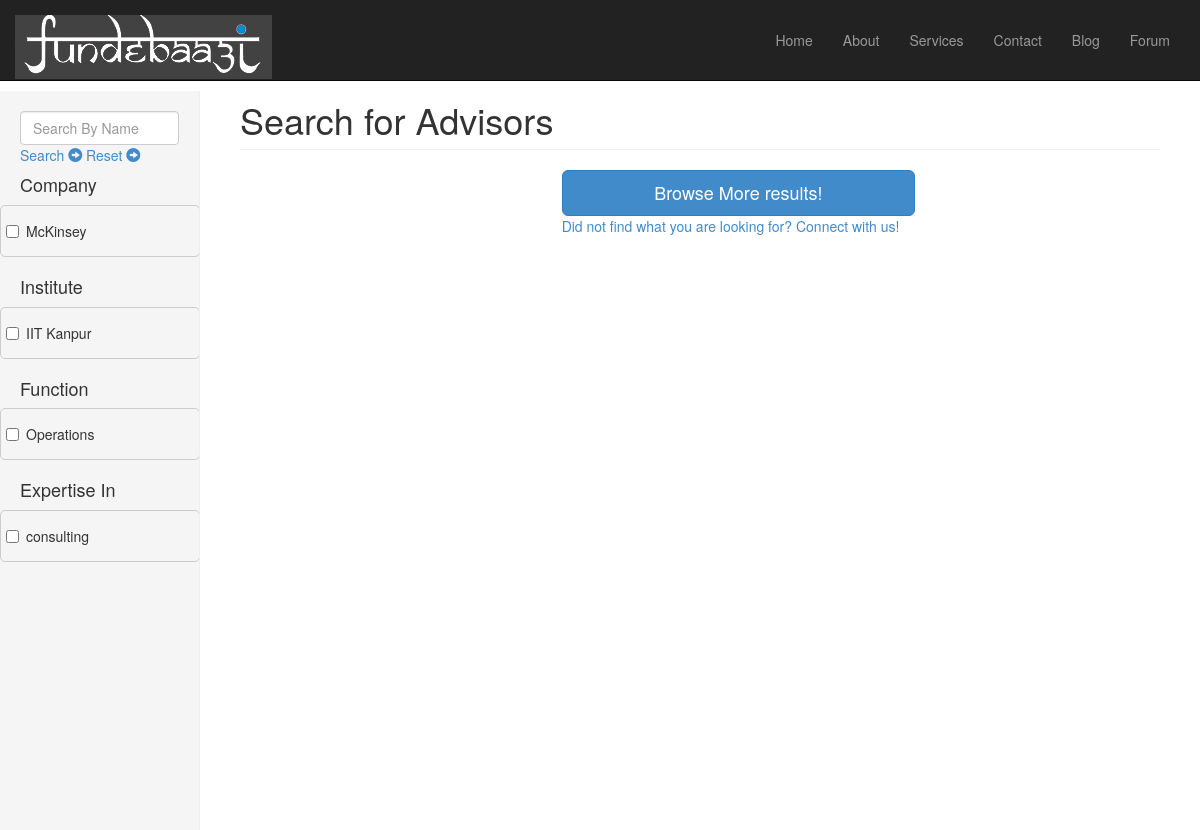
The app's page /advisor_test.php with its own data.
### tables this page shows
CREATE TABLE IF NOT EXISTS `tags` (
  `cat1` varchar(500) NOT NULL,
  `cat2` varchar(500) NOT NULL,
  `cat3` varchar(500) NOT NULL,
  `cat4` varchar(500) NOT NULL
);

### advisor_test.php (the view, shortened to what this page needs)
<!DOCTYPE html>
<?php
require("include/fb.php");
?>
<html lang="en">
<head>
    <link href="css/bootstrap.css" rel="stylesheet">
    <link href="css/logo-nav.css" rel="stylesheet">
     <link href="css/dashboard.css" rel="stylesheet">
    <link href="css/modern-business.css" rel="stylesheet">
    <link href="font-awesome/css/font-awesome.min.css" rel="stylesheet">
</head>
<body>
   <nav class="navbar navbar-inverse navbar-fixed-top" role="navigation">
        <div class="container">
            <div class="navbar-header">
                <a class="navbar-brand" href="index.php">
                    <img src="images/logo.jpg" alt="">
                </a>
            </div>
            <div class="collapse navbar-collapse" id="bs-example-navbar-collapse-1">
                <ul class="nav navbar-nav navbar-right">
                    <li>
                        <a href="index.php">Home</a>
                    </li>
                    <li>
                        <a href="about.php">About</a>
                    </li>
                    <li>
                        <a href="services.php">Services</a>
                    </li>
                    <li>
                        <a href="contact.php">Contact</a>
                    </li>
                    <li>
                        <a href="#">Blog</a>
                    </li>
                    <li>
                        <a href="#">Forum</a>
                    </li>
                </ul>
            </div>
        </div>
    </nav>
<div class="container-fluid">
      <div class="row">
              <div class="col-sm-3 col-md-2 sidebar">
                  <input type="serach" class="form-control" id="serach_by_name" placeholder="Search By Name">
                  <a  id="search_name" style='cursor: pointer;' >Search <i class="glyphicon glyphicon-circle-arrow-right" id="search_name"></i></a>
                   <a  id="reset_name" style='cursor: pointer;'> Reset <i class="glyphicon glyphicon-circle-arrow-right" id="search_name"></i> </a>
                  <br>
<?php
  require("include/connect.php");
  $result=mysql_query("SELECT * FROM tags",$connection);
  while ($row=mysql_fetch_array($result))
  {
   echo'<h4>Company</h4>';
  $string1= $row['cat1'];
  $string1 = preg_replace('/\.$/', '', $string1);
  $array = explode(',@!', $string1);
  echo '<ul class="nav nav-sidebar">';
  foreach($array as $value)
  {
       echo '<li class="input checkbox"><input type="checkbox" class="search-enable" name="category[]"';
          echo  'value="1" id="'.$value.'" /><label for="expert-search-category-1">'.$value.'</label></li>';
  }
  echo '</ul>';
  echo'<h4>Institute</h4>';
  echo '<ul class="nav nav-sidebar">';
  $string2= $row['cat2'];
  $string2 = preg_replace('/\.$/', '', $string2);
  $array = explode(',@!', $string2);
  foreach($array as $value)
  {
       echo '<li class="input checkbox"><input type="checkbox" class="search-enable" name="category[]"';
          echo  'value="1" id="'.$value.'" /><label for="expert-search-category-1">'.$value.'</label></li>';
  }
  echo '</ul>';
  echo'<h4>Function</h4>';
 echo '<ul class="nav nav-sidebar">';
  $string3= $row['cat3'];
  $string3 = preg_replace('/\.$/', '', $string3);
  $array = explode(',@!', $string3);
  foreach($array as $value)
  {
        echo '<li class="input checkbox"><input type="checkbox" class="search-enable" name="category[]"';
          echo  'value="1" id="'.$value.'" /><label for="expert-search-category-1">'.$value.'</label></li>';
  }
  echo '</ul>';
  echo'<h4>Expertise In</h4>';
 echo '<ul class="nav nav-sidebar">';
  $string4= $row['cat4'];
  $string4 = preg_replace('/\.$/', '', $string4);
  $array = explode(',@!', $string4);
  foreach($array as $value)
  {
        echo '<li class="input checkbox"><input type="checkbox" class="search-enable" name="category[]"';
          echo  'value="1" id="'.$value.'" /><label for="expert-search-category-1">'.$value.'</label></li>';
  }
  }
  echo '</ul>';
  ?>
</div>
        <div class="col-sm-9 col-sm-offset-3 col-md-10 col-md-offset-2 main" >
          <h1 class="page-header">Search for Advisors</h1>
            <div class="col-md-5 col-md-offset-4">
                <button type="button" class="btn btn-primary btn-lg btn-block" onclick="ret_more_result()">Browse More results!</button>
                <a style='cursor: pointer;' href='contact.php#contactForm'> Did not find what you are looking for? Connect with us! </a>
            </div>
        </div>
      </div>
    </div>
</body>
</html>

### css/logo-nav.css (style rules this page uses)
body { margin-top: 30px; }
.navbar-fixed-top .nav { padding: 15px 0; }
.navbar-fixed-top .navbar-brand { padding: 0 15px; }
@media (min-width:768px) { .navbar-fixed-top .nav { padding: 15px 0; } }
@media (min-width:768px) { .navbar-fixed-top .navbar-brand { padding: 15px 0; } }

### css/dashboard.css (style rules this page uses)
body { padding-top: 50px; }
.sidebar { display: none; }
@media (min-width: 768px) { .sidebar { position: fixed; top: 51px; bottom: 0; left: 0; z-index: 1000; display: block; padding: 20px; overflow-x: hidden; overflow-y: auto; background-color: #f5f5f5; border-right: 1px solid #eee; } }
.nav-sidebar { margin-right: -21px; margin-bottom: 20px; margin-left: -20px; }
.main { padding: 20px; }
@media (min-width: 768px) { .main { padding-right: 40px; padding-left: 40px; } }
.main .page-header { margin-top: 0; }

### css/modern-business.css (style rules this page uses)
html, body { height: 100%; }
body { padding-top: 50px; }
.sidebar { margin-top: 40px; }
.sidebar ul { border-radius: 5px; padding: 5px; border: 1px solid #cccccc; }

### records on screen
tags: cat1 "McKinsey", cat2 "IIT Kanpur", cat3 "Operations", cat4 "consulting"
